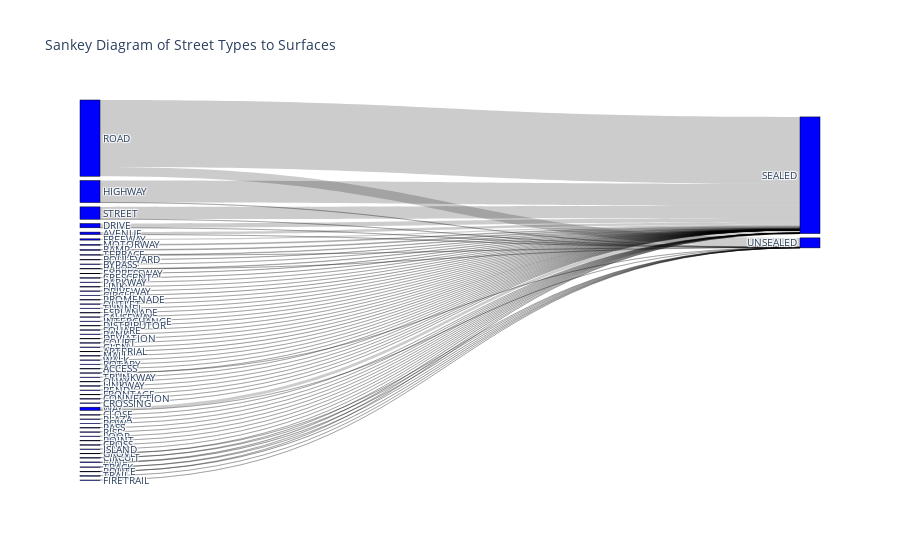

Here is the notebook cell this chart was saved with:
### Code cell
street_type_counts = df['street_type'].value_counts().reset_index()
street_type_counts.columns = ['street_type', 'count']
surface_counts = df['surface'].value_counts().reset_index()
surface_counts.columns = ['surface', 'count']

# Map 'street_type' and 'surface' to numerical IDs
street_type_ids = {name: i for i, name in enumerate(street_type_counts['street_type'])}
surface_ids = {name: i + len(street_type_ids) for i, name in enumerate(surface_counts['surface'])}

# Count connections between street_type and surface
connections = df.groupby(['street_type', 'surface']).size().reset_index(name='count')
connections['source'] = connections['street_type'].map(street_type_ids)
connections['target'] = connections['surface'].map(surface_ids)

# Create Sankey diagram
fig = go.Figure(data=[go.Sankey(
    node=dict(
        pad=15,
        thickness=20,
        line=dict(color="black", width=0.5),
        label=list(street_type_ids.keys()) + list(surface_ids.keys()),
        color="blue"
    ),
    link=dict(
        source=connections['source'], 
        target=connections['target'],
        value=connections['count']
    ))])

fig.update_layout(title_text='Sankey Diagram of Street Types to Surfaces', font_size=10)
fig.show()

### Figure 1 — Plotly figure (JSON) as saved in the notebook; plotly's stock layout.template omitted (floating-point values rounded to 4 significant figures)
{"data": [{"link": {"source": [41, 37, 5, 5, 33, 47, 12, 14, 28, 22, 23, 23, 51, 49, 35, 16, 58, 50, 34, 30, 3, 3, 20, 27, 15, 46, 6, 48, 36, 31, 31, 1, 1, 29, 59, 9, 9, 18, 45, 56, 38, 7, 25, 11, 11, 17, 54, 19, 19, 52, 57, 24, 44, 8, 55, 0, 0, 40, 21, 21, 53, 32, 2, 2, 10, 10, 13, 13, 42, 43, 26, 39, 4, 4], "target": [60, 60, 60, 61, 60, 60, 60, 60, 60, 60, 60, 61, 60, 60, 60, 60, 60, 60, 60, 60, 60, 61, 60, 60, 60, 61, 60, 60, 60, 60, 61, 60, 61, 60, 60, 60, 61, 60, 60, 60, 60, 60, 60, 60, 61, 60, 60, 60, 61, 60, 60, 60, 60, 60, 60, 60, 61, 60, 60, 61, 60, 60, 60, 61, 60, 61, 60, 61, 61, 60, 60, 60, 60, 61], "value": [16, 25, 9434, 3, 49, 7, 852, 660, 87, 121, 113, 5, 4, 5, 35, 542, 1, 4, 36, 73, 16353, 182, 130, 93, 557, 7, 4969, 6, 31, 67, 1, 84661, 611, 74, 1, 1840, 678, 192, 7, 1, 23, 3216, 106, 1980, 8, 509, 2, 164, 1, 4, 1, 117, 8, 3051, 1, 258750, 35974, 18, 18, 107, 2, 60, 47655, 115, 2144, 5, 193, 555, 11, 10, 104, 21, 11798, 443]}, "node": {"color": "blue", "label": ["ROAD", "HIGHWAY", "STREET", "DRIVE", "WAY", "AVENUE", "FREEWAY", "MOTORWAY", "RAMP", "LANE", "TERRACE", "PARADE", "BOULEVARD", "TRACK", "BYPASS", "EXPRESSWAY", "CRESCENT", "PARKWAY", "LINK", "PLACE", "DRIVEWAY", "ROUTE", "CIRCLE", "CIRCUIT", "PROMENADE", "OUTLET", "TUNNEL", "ESPLANADE", "CAUSEWAY", "INTERCHANGE", "DISTRIBUTOR", "GROVE", "SQUARE", "BANK", "DEVIATION", "COURT", "GLEN", "ARTERIAL", "MALL", "WALK", "ROTARY", "ACCESS", "TRAIL", "TRUNKWAY", "QUAY", "LINKWAY", "FIRETRAIL", "BEND", "FRONTAGE", "CONNECTION", "CROSSING", "CLOSE", "PLAZA", "ROW", "PASS", "RISE", "LOOP", "POINT", "CROSS", "ISLAND", "SEALED", "UNSEALED"], "line": {"color": "black", "width": 0.5}, "pad": 15, "thickness": 20}, "type": "sankey"}], "layout": {"font": {"size": 10}, "title": {"text": "Sankey Diagram of Street Types to Surfaces"}}}
